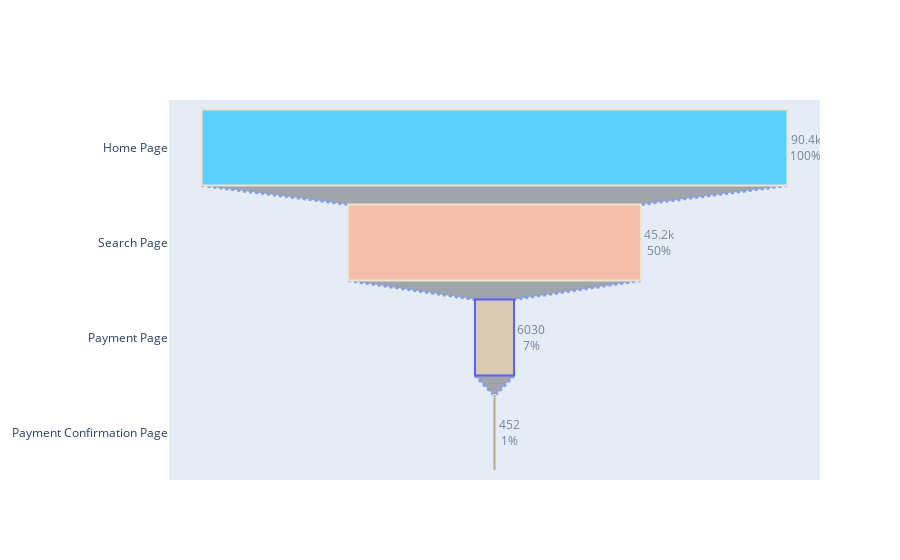

The notebook cell saved with this chart:
### Code cell
# plot the funnel plot
# less than 1% user buy the product.

home_page_count = conversion_table['page_home'].count()
search_page_count = conversion_table['page_search'].count()
payment_page_count = conversion_table['page_payment'].count()
payment_confirmation_count = conversion_table['page_payment_confirmation'].count()

number=[home_page_count, search_page_count, payment_page_count, payment_confirmation_count]
stage=["Home Page", "Search Page", "Payment Page", "Payment Confirmation Page"]
fig = go.Figure(go.Funnel(y=["Home Page", "Search Page", "Payment Page", "Payment Confirmation Page"],
                          x=[home_page_count, search_page_count, payment_page_count, payment_confirmation_count],
                          textposition = "outside",
                          visible = True,
                          textinfo = "value+percent initial",
                          opacity = 0.6, marker = {"color": ["deepskyblue", "lightsalmon", "tan", "gray"],
                          "line": {"width": [2, 2, 2, 1], "color": ["wheat", "wheat", "blue", "wheat"]}},
                          connector = {"line": {"color": "royalblue", "dash": "dot", "width": 3}}))
fig.show()

### Figure 1 — Plotly figure (JSON) as saved in the notebook; plotly's stock layout.template omitted (floating-point values rounded to 4 significant figures)
{"data": [{"connector": {"line": {"color": "royalblue", "dash": "dot", "width": 3}}, "marker": {"color": ["deepskyblue", "lightsalmon", "tan", "gray"], "line": {"color": ["wheat", "wheat", "blue", "wheat"], "width": [2, 2, 2, 1]}}, "opacity": 0.6, "textinfo": "value+percent initial", "textposition": "outside", "visible": true, "x": [90400, 45200, 6030, 452], "y": ["Home Page", "Search Page", "Payment Page", "Payment Confirmation Page"], "type": "funnel"}], "layout": {}}
